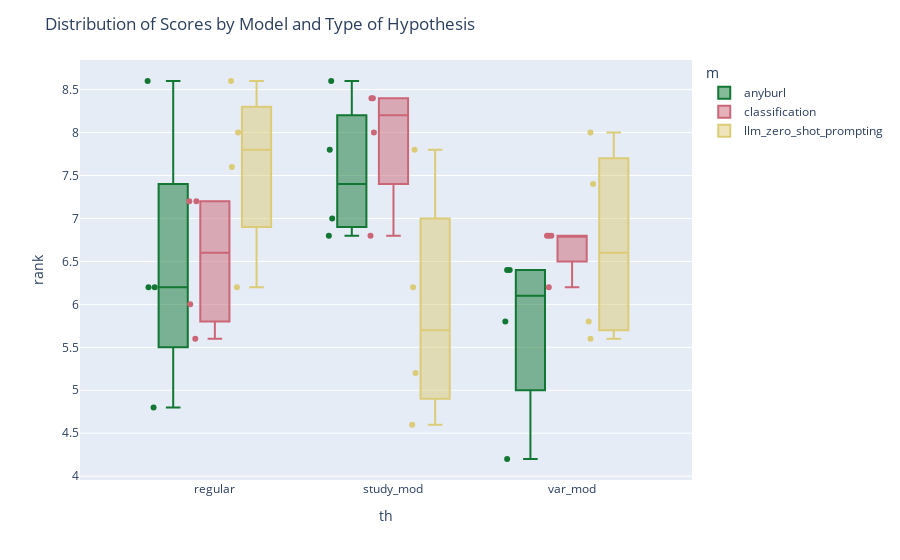

Write notebook code for a chart like this one.
### Code cell
fig = px.box(comparison_h[comparison_h.m!="human"].groupby(["th", "giv", "i_shuffled", "m"]).agg({"rank": "mean"}).reset_index(), x='th', y='rank', color='m', points='all',
             #labels={'Score': 'Scores', 'Model': 'Models', 'Type of Hypothesis': 'Type of Hypothesis'}
             color_discrete_map=COLOR_PALETTE
             )
fig.update_layout(title='Distribution of Scores by Model and Type of Hypothesis')
fig.write_image("../visualisations/user_studies_ai_h_ranks_mean.pdf", format='pdf')
fig.show()

### Figure 1 — Plotly figure (JSON) as saved in the notebook; plotly's stock layout.template omitted (floating-point values rounded to 4 significant figures)
{"data": [{"alignmentgroup": "True", "boxpoints": "all", "hovertemplate": "m=anyburl<br>th=%{x}<br>rank=%{y}<extra></extra>", "legendgroup": "anyburl", "marker": {"color": "rgb(17, 119, 51)"}, "name": "anyburl", "notched": false, "offsetgroup": "anyburl", "orientation": "v", "showlegend": true, "type": "box", "x": ["regular", "regular", "regular", "regular", "study_mod", "study_mod", "study_mod", "study_mod", "var_mod", "var_mod", "var_mod", "var_mod"], "x0": " ", "xaxis": "x", "y": [8.6, 6.2, 4.8, 6.2, 7.8, 7, 6.8, 8.6, 6.4, 6.4, 4.2, 5.8], "y0": " ", "yaxis": "y"}, {"alignmentgroup": "True", "boxpoints": "all", "hovertemplate": "m=classification<br>th=%{x}<br>rank=%{y}<extra></extra>", "legendgroup": "classification", "marker": {"color": "rgb(204, 102, 119)"}, "name": "classification", "notched": false, "offsetgroup": "classification", "orientation": "v", "showlegend": true, "type": "box", "x": ["regular", "regular", "regular", "regular", "study_mod", "study_mod", "study_mod", "study_mod", "var_mod", "var_mod", "var_mod", "var_mod"], "x0": " ", "xaxis": "x", "y": [7.2, 5.6, 7.2, 6, 8, 6.8, 8.4, 8.4, 6.8, 6.8, 6.2, 6.8], "y0": " ", "yaxis": "y"}, {"alignmentgroup": "True", "boxpoints": "all", "hovertemplate": "m=llm_zero_shot_prompting<br>th=%{x}<br>rank=%{y}<extra></extra>", "legendgroup": "llm_zero_shot_prompting", "marker": {"color": "rgb(221, 204, 119)"}, "name": "llm_zero_shot_prompting", "notched": false, "offsetgroup": "llm_zero_shot_prompting", "orientation": "v", "showlegend": true, "type": "box", "x": ["regular", "regular", "regular", "regular", "study_mod", "study_mod", "study_mod", "study_mod", "var_mod", "var_mod", "var_mod", "var_mod"], "x0": " ", "xaxis": "x", "y": [7.6, 8.6, 8, 6.2, 7.8, 6.2, 4.6, 5.2, 5.8, 8, 5.6, 7.4], "y0": " ", "yaxis": "y"}], "layout": {"boxmode": "group", "legend": {"title": {"text": "m"}, "tracegroupgap": 0}, "margin": {"t": 60}, "title": {"text": "Distribution of Scores by Model and Type of Hypothesis"}, "xaxis": {"anchor": "y", "domain": [0, 1], "title": {"text": "th"}}, "yaxis": {"anchor": "x", "domain": [0, 1], "title": {"text": "rank"}}}}
